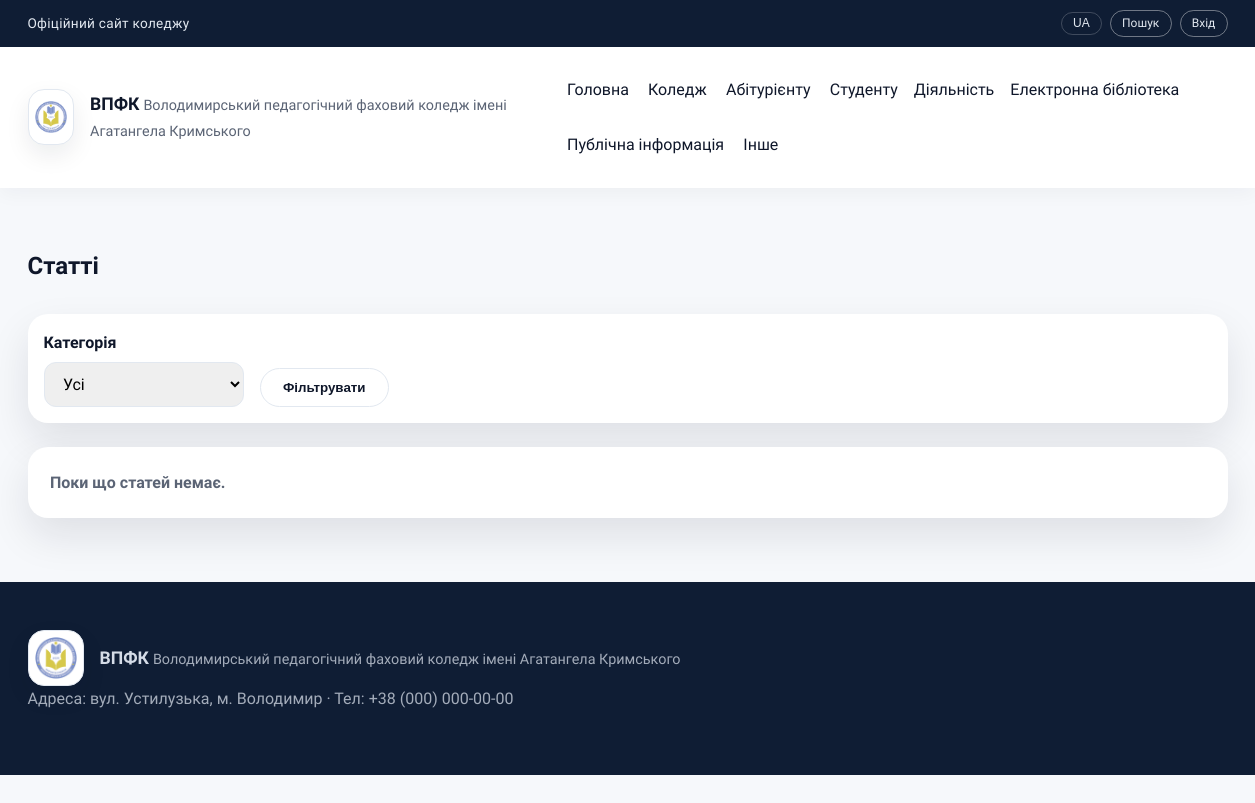
Page /articles on the earlier database version.
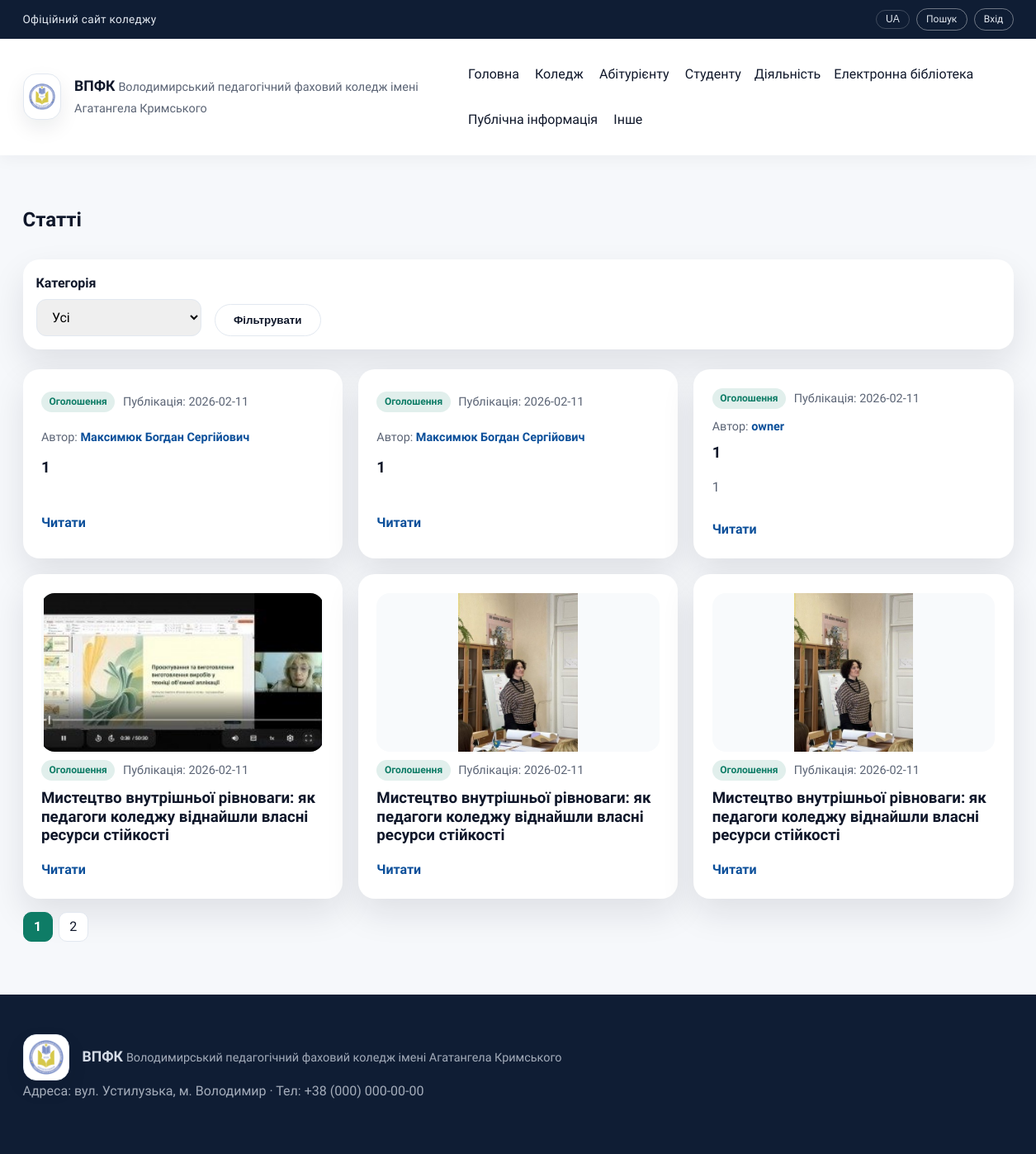
Same page on the later database version.
### tables this page shows
CREATE TABLE menu_items (
          id INTEGER PRIMARY KEY AUTOINCREMENT,
          parent_id INTEGER,
          title TEXT NOT NULL,
          url TEXT NOT NULL,
          sort_order INTEGER NOT NULL DEFAULT 0,
          FOREIGN KEY(parent_id) REFERENCES menu_items(id)
        );

CREATE TABLE articles (
          id INTEGER PRIMARY KEY AUTOINCREMENT,
          title TEXT NOT NULL,
          summary TEXT NOT NULL,
          content TEXT NOT NULL,
          category TEXT NOT NULL,
          section_id INTEGER,
          published_date TEXT NOT NULL,
          event_date TEXT,
          external_link TEXT,
          created_at TEXT NOT NULL,
          updated_at TEXT NOT NULL, featured_image TEXT, image_gallery TEXT, author_id INTEGER,
          FOREIGN KEY(section_id) REFERENCES menu_items(id)
        );

CREATE TABLE users (
          id INTEGER PRIMARY KEY AUTOINCREMENT,
          username TEXT UNIQUE NOT NULL,
          password_hash TEXT NOT NULL,
          role TEXT NOT NULL,
          created_at TEXT NOT NULL
        , last_name TEXT, first_name TEXT, middle_name TEXT, position TEXT, profile_text TEXT);

### app.py (the view)
@app.route("/articles")
def articles():
    category = request.args.get("category", "").strip()
    query = """
        SELECT articles.*, menu_items.title AS section_title,
               users.username AS author_username,
               TRIM(COALESCE(users.last_name, '') || ' ' || COALESCE(users.first_name, '') || ' ' || COALESCE(users.middle_name, '')) AS author_full_name
        FROM articles
        LEFT JOIN menu_items ON menu_items.id = articles.section_id
        LEFT JOIN users ON users.id = articles.author_id
        WHERE articles.section_id IS NULL
    """
    params: List = []
    if category:
        query += " AND articles.category = ?"
        params.append(category)
    page_raw = request.args.get("page", "1").strip()
    page = int(page_raw) if page_raw.isdigit() and int(page_raw) > 0 else 1
    per_page = 6
    offset = (page - 1) * per_page
    count_row = query_db(
        f"SELECT COUNT(*) AS total FROM ({query}) counted",
        tuple(params),
        one=True,
    )
    total = int(count_row["total"]) if count_row else 0
    total_pages = max(1, (total + per_page - 1) // per_page)
    if page > total_pages:
        page = total_pages
        offset = (page - 1) * per_page
    query += " ORDER BY articles.created_at DESC, articles.id DESC LIMIT ? OFFSET ?"
    articles_list = query_db(query, tuple(params + [per_page, offset]))
    page_numbers = list(range(1, total_pages + 1))
    return render_template(
        "articles.html",
        articles=articles_list,
        categories=ARTICLE_CATEGORIES,
        selected_category=category,
        current_page=page,
        total_pages=total_pages,
        page_numbers=page_numbers,
        active_title="",
    )

### app.py (called while the page is built)
@app.template_filter("clean_text")
def clean_text_filter(value):
    if value is None:
        return ""
    if isinstance(value, str) and value.strip().lower() == "none":
        return ""
    return value

def _upload_folder_posix() -> str:
    return UPLOAD_FOLDER.replace("\\", "/").strip("/")

def normalize_upload_ref(path: str | None) -> str | None:
    if not path:
        return None
    posix = str(path).replace("\\", "/")
    marker = _upload_folder_posix() + "/"
    if posix.startswith(marker):
        return posix[len(marker):].lstrip("/")
    if marker in posix:
        return posix.split(marker, 1)[1].lstrip("/")
    return posix.lstrip("/")

def uploads_url(path: str | None) -> str:
    rel = normalize_upload_ref(path)
    if not rel:
        return ""
    return url_for("uploaded_files", filename=rel)

def get_db() -> sqlite3.Connection:
    if "db" not in g:
        conn = sqlite3.connect(DB_PATH)
        conn.row_factory = sqlite3.Row
        g.db = conn
    return g.db

def get_menu_tree() -> List[dict]:
    rows = query_db("SELECT * FROM menu_items ORDER BY sort_order, title")
    return build_menu_tree(rows)

### templates/articles.html (shortened to what this page needs)
{% extends "layout.html" %}
{% block content %}
  <section class="section">
    <div class="container">
      <div class="section-header">
        <h1>Статті</h1>
      </div>
      <form class="filter-bar" method="get">
        <label class="filter-field">
          Категорія
          <select class="select" name="category">
            <option value="">Усі</option>
          </select>
        </label>
        <button class="btn outline" type="submit">Фільтрувати</button>
      </form>
      {% if articles %}
        <div class="article-list article-grid">
          {% for article in articles %}
            <article class="article-card">
              {% set thumb = article.featured_image %}
              {% if not thumb and article.image_gallery %}
                {% set gallery = article.image_gallery|from_json if article.image_gallery else [] %}
                {% if gallery %}
                  {% set thumb = gallery[0] %}
                {% endif %}
              {% endif %}
              {% if thumb %}
                <a class="article-thumb" href="{{ url_for('article_detail', article_id=article.id) }}">
                  <img src="{{ uploads_url(thumb) }}" alt="{{ article.title }}">
                </a>
              {% endif %}
              <div class="article-meta">
                <span class="badge">{{ article.category }}</span>
                <span class="muted">Публікація: {{ article.published_date }}</span>
                {% set author_name = article.author_full_name|trim if article.author_full_name else '' %}
                {% if article.author_username %}
                  <span class="muted">
                    Автор:
                    <a class="link" href="{{ url_for('user_profile', username=article.author_username) }}">{{ author_name or article.author_username }}</a>
                  </span>
                {% endif %}
              </div>
              <h3>
                <a href="{{ url_for('article_detail', article_id=article.id) }}">{{ article.title }}</a>
              </h3>
              {% set summary_text = article.summary|clean_text %}
              {% if summary_text %}
                <p>{{ summary_text }}</p>
              {% endif %}
              <div class="article-footer">
                <a class="link" href="{{ url_for('article_detail', article_id=article.id) }}">Читати</a>
              </div>
            </article>
          {% endfor %}
        </div>
        {% if total_pages > 1 %}
          <div class="pagination">
            {% for page_num in page_numbers %}
              <a
                class="page-link {% if page_num == current_page %}active{% endif %}"
                href="{{ url_for('articles', category=selected_category, page=page_num) }}"
              >
                {{ page_num }}
              </a>
            {% endfor %}
          </div>
        {% endif %}
      {% else %}
        <div class="empty-state">Поки що статей немає.</div>
      {% endif %}
    </div>
  </section>
{% endblock %}

### templates/_menu.html (shortened to what this page needs)
{% macro render_menu(items, active_title=None, level=0) %}
  {% for item in items %}
    {% set active_class = "nav-highlight" if item.title == active_title else "" %}
    {% if item.children %}
      <div class="nav-item has-submenu submenu-level-{{ level }}">
        <span class="nav-title {{ active_class }}">{{ item.title }}</span>
      </div>
    {% else %}
      <a href="{{ item.url or '#' }}" class="{{ active_class }}">{{ item.title }}</a>
    {% endif %}
  {% endfor %}
{% endmacro %}

Differences in the rows shown:
added articles: category "Оголошення", published_date "2026-02-11", author_username "Максимюк Богдан Сергійович", title "1"
added articles: category "Оголошення", published_date "2026-02-11", author_username "Максимюк Богдан Сергійович", title "1"
added articles: category "Оголошення", published_date "2026-02-11", title "1", summary_text "1"
now on this page (row unchanged): users: username "owner"
added articles: featured_image (picture), category "Оголошення", published_date "2026-02-11", title "Мистецтво внутрішньої рівноваги: як педагоги коледжу віднайшли власні ресурси стійкості"
added articles: featured_image (picture), category "Оголошення", published_date "2026-02-11", title "Мистецтво внутрішньої рівноваги: як педагоги коледжу віднайшли власні ресурси стійкості"
added articles: featured_image (picture), category "Оголошення", published_date "2026-02-11", title "Мистецтво внутрішньої рівноваги: як педагоги коледжу віднайшли власні ресурси стійкості"
Other differences:
new list line: "1"
new list line: "2"
text no longer shown: "Поки що статей немає."
